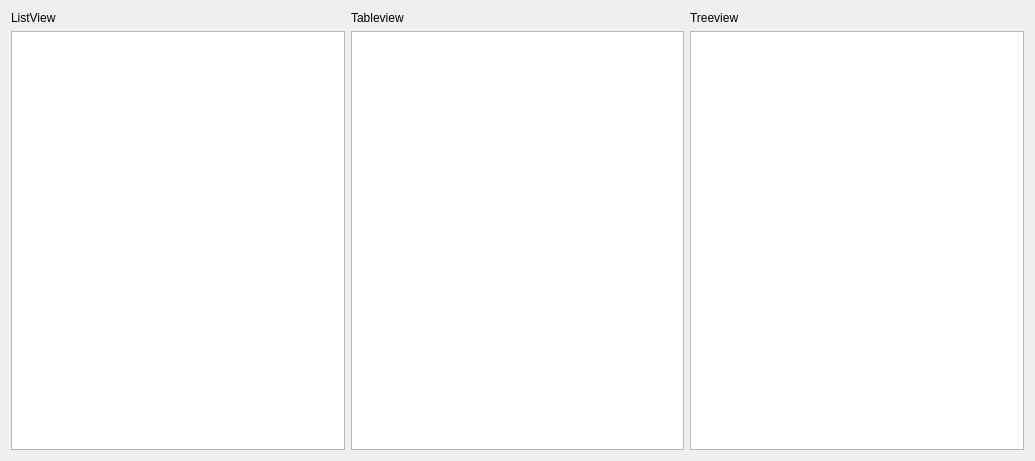
<?xml version="1.0" encoding="UTF-8"?>
<ui version="4.0">
 <class>Widget</class>
 <widget class="QWidget" name="Widget">
  <property name="geometry">
   <rect>
    <x>0</x>
    <y>0</y>
    <width>1035</width>
    <height>461</height>
   </rect>
  </property>
  <property name="windowTitle">
   <string>Custom Read Only List Model</string>
  </property>
  <layout class="QVBoxLayout" name="verticalLayout">
   <item>
    <layout class="QHBoxLayout" name="horizontalLayout">
     <item>
      <widget class="QLabel" name="label">
       <property name="text">
        <string>ListView</string>
       </property>
      </widget>
     </item>
     <item>
      <widget class="QLabel" name="label_2">
       <property name="text">
        <string>Tableview</string>
       </property>
      </widget>
     </item>
     <item>
      <widget class="QLabel" name="label_3">
       <property name="text">
        <string>Treeview</string>
       </property>
      </widget>
     </item>
    </layout>
   </item>
   <item>
    <layout class="QHBoxLayout" name="horizontalLayout_2">
     <item>
      <widget class="QListView" name="listView"/>
     </item>
     <item>
      <widget class="QTableView" name="tableView"/>
     </item>
     <item>
      <widget class="QTreeView" name="treeView"/>
     </item>
    </layout>
   </item>
  </layout>
 </widget>
 <resources/>
 <connections/>
</ui>
